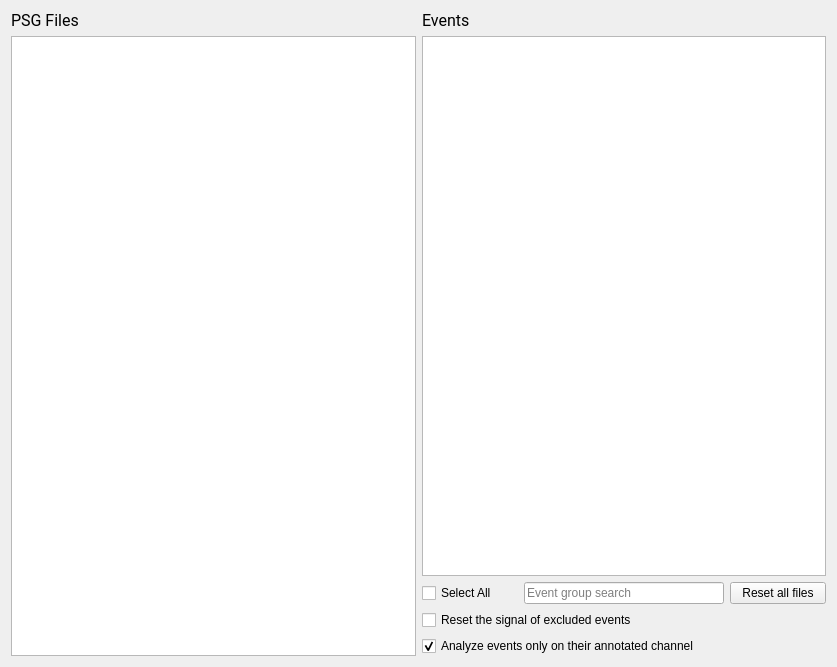
<?xml version="1.0" encoding="UTF-8"?>
<ui version="4.0">
 <class>NonValidEventStep</class>
 <widget class="QWidget" name="NonValidEventStep">
  <property name="geometry">
   <rect>
    <x>0</x>
    <y>0</y>
    <width>837</width>
    <height>667</height>
   </rect>
  </property>
  <property name="windowTitle">
   <string>Form</string>
  </property>
  <property name="styleSheet">
   <string>font: 12pt &quot;Roboto&quot;;</string>
  </property>
  <layout class="QHBoxLayout" name="horizontalLayout_2">
   <item>
    <layout class="QVBoxLayout" name="verticalLayout">
     <item>
      <widget class="QLabel" name="label">
       <property name="font">
        <font>
         <family>Roboto</family>
         <pointsize>12</pointsize>
         <italic>false</italic>
         <bold>false</bold>
        </font>
       </property>
       <property name="text">
        <string>PSG Files</string>
       </property>
      </widget>
     </item>
     <item>
      <widget class="QListView" name="file_listview">
       <property name="editTriggers">
        <set>QAbstractItemView::EditTrigger::NoEditTriggers</set>
       </property>
       <property name="selectionMode">
        <enum>QAbstractItemView::SelectionMode::ExtendedSelection</enum>
       </property>
       <property name="selectionBehavior">
        <enum>QAbstractItemView::SelectionBehavior::SelectItems</enum>
       </property>
      </widget>
     </item>
    </layout>
   </item>
   <item>
    <layout class="QVBoxLayout" name="verticalLayout_2">
     <item>
      <widget class="QLabel" name="label_2">
       <property name="font">
        <font>
         <family>Roboto</family>
         <pointsize>12</pointsize>
         <italic>false</italic>
         <bold>false</bold>
        </font>
       </property>
       <property name="text">
        <string>Events</string>
       </property>
      </widget>
     </item>
     <item>
      <widget class="QTreeView" name="event_treeview">
       <property name="editTriggers">
        <set>QAbstractItemView::EditTrigger::NoEditTriggers</set>
       </property>
       <property name="dragDropMode">
        <enum>QAbstractItemView::DragDropMode::NoDragDrop</enum>
       </property>
       <property name="selectionMode">
        <enum>QAbstractItemView::SelectionMode::SingleSelection</enum>
       </property>
       <property name="selectionBehavior">
        <enum>QAbstractItemView::SelectionBehavior::SelectItems</enum>
       </property>
      </widget>
     </item>
     <item>
      <layout class="QHBoxLayout" name="horizontalLayout">
       <item>
        <widget class="QCheckBox" name="select_all_checkBox">
         <property name="text">
          <string>Select All</string>
         </property>
        </widget>
       </item>
       <item>
        <widget class="QLineEdit" name="search_lineEdit">
         <property name="maximumSize">
          <size>
           <width>200</width>
           <height>16777215</height>
          </size>
         </property>
         <property name="placeholderText">
          <string>Event group search</string>
         </property>
        </widget>
       </item>
       <item>
        <widget class="QPushButton" name="reset_all_files_pushButton">
         <property name="text">
          <string>Reset all files</string>
         </property>
        </widget>
       </item>
      </layout>
     </item>
     <item>
      <widget class="QCheckBox" name="reset_excl_event_checkBox">
       <property name="text">
        <string>Reset the signal of excluded events </string>
       </property>
      </widget>
     </item>
     <item>
      <widget class="QCheckBox" name="match_event_channels_checkBox">
       <property name="text">
        <string>Analyze events only on their annotated channel</string>
       </property>
       <property name="checked">
        <bool>true</bool>
       </property>
      </widget>
     </item>
    </layout>
   </item>
  </layout>
 </widget>
 <resources>
  <include location="../../../../../snooz-toolbox/src/main/python/ui/themes/themes.qrc"/>
 </resources>
 <connections>
  <connection>
   <sender>file_listview</sender>
   <signal>clicked(QModelIndex)</signal>
   <receiver>NonValidEventStep</receiver>
   <slot>on_file_selected()</slot>
   <hints>
    <hint type="sourcelabel">
     <x>109</x>
     <y>177</y>
    </hint>
    <hint type="destinationlabel">
     <x>213</x>
     <y>177</y>
    </hint>
   </hints>
  </connection>
  <connection>
   <sender>select_all_checkBox</sender>
   <signal>stateChanged(int)</signal>
   <receiver>NonValidEventStep</receiver>
   <slot>on_select_all_groups()</slot>
   <hints>
    <hint type="sourcelabel">
     <x>287</x>
     <y>280</y>
    </hint>
    <hint type="destinationlabel">
     <x>240</x>
     <y>164</y>
    </hint>
   </hints>
  </connection>
  <connection>
   <sender>reset_all_files_pushButton</sender>
   <signal>clicked()</signal>
   <receiver>NonValidEventStep</receiver>
   <slot>on_reset_all_files()</slot>
   <hints>
    <hint type="sourcelabel">
     <x>541</x>
     <y>404</y>
    </hint>
    <hint type="destinationlabel">
     <x>298</x>
     <y>226</y>
    </hint>
   </hints>
  </connection>
  <connection>
   <sender>search_lineEdit</sender>
   <signal>textEdited(QString)</signal>
   <receiver>NonValidEventStep</receiver>
   <slot>search_pattern_slot()</slot>
   <hints>
    <hint type="sourcelabel">
     <x>526</x>
     <y>614</y>
    </hint>
    <hint type="destinationlabel">
     <x>418</x>
     <y>333</y>
    </hint>
   </hints>
  </connection>
 </connections>
 <slots>
  <slot>on_file_selected()</slot>
  <slot>on_event_selected()</slot>
  <slot>on_select_all_groups()</slot>
  <slot>on_apply_to_all_files()</slot>
  <slot>on_reset_all_files()</slot>
  <slot>search_pattern_slot()</slot>
 </slots>
</ui>
